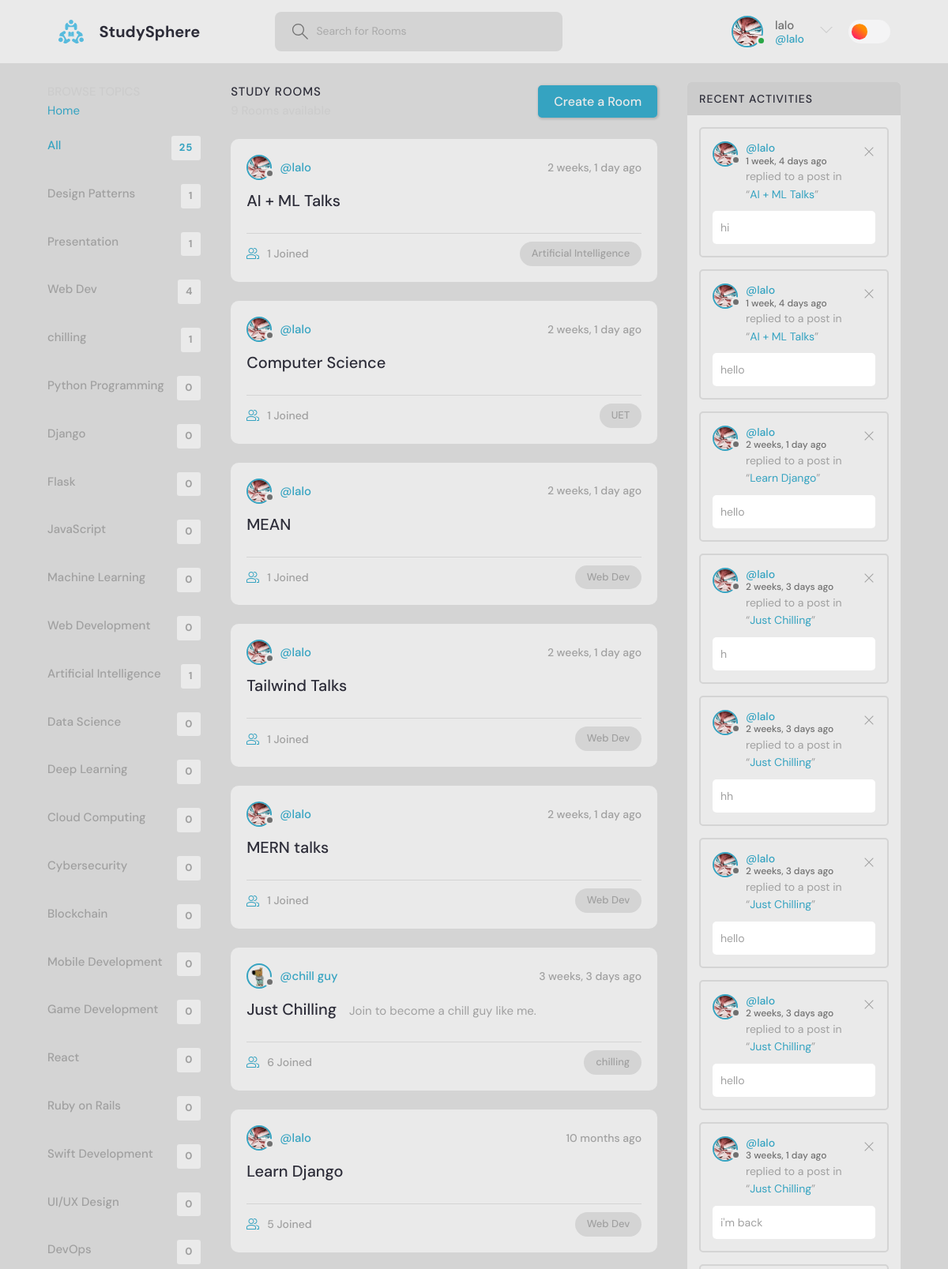
/ (signed in, upper part), run on the app's committed database.
### base/models.py (models this page shows, shortened)
class User(AbstractUser):
    username = models.CharField(max_length=100, unique=True)
    email = models.EmailField(max_length=200, unique=True)
    headline = models.CharField(max_length=200, null = True, blank = True)
    date_joined = models.DateTimeField(auto_now_add=True,null = True)
    last_login = models.DateTimeField(auto_now=True,null = True)
    Pfp = models.ImageField(default= 'images/avatar.svg',null=True)  # using pip install Pillow to install the pillow library to use the ImageField
    USERNAME_FIELD = 'email' # specifying the email as the username field helps us to login using the email instead of the username, which django use username by default for the authentication of the users(login and signup)
    REQUIRED_FIELDS = []

class Topic(models.Model):
    name = models.TextField(max_length=100)

class Room(models.Model):
    name = models.CharField(max_length=50)
    description = models.TextField(null = True, blank = True)   #  setting to null means that it will be blank in the database if not filled out at runtime otherwise the data basebase will consider it as missing data   # blank means that it is not required to be filled out at runtime
    participants = models.ManyToManyField(User, related_name = 'participants', blank = True)  # this is the many to many field that we will be using to connect the room with the user, related_name is used to access the participants of the room from the user model, blank means that it is not required to be filled out at runtime
    host = models.ForeignKey(User, on_delete =  models.SET_NULL, null = True)   # when the host is deleted then all its rooms are delete as well
    topic = models.ForeignKey(Topic, on_delete =  models.SET_NULL, null = True)   # when the topic is deleted then all the rooms of that topic will be deleted as well
    updated = models.DateTimeField(auto_now=True)  # auto_now will update the time whenever the room is updated
    created = models.DateTimeField(auto_now_add=True)  # auto_now_add will update the time only when the room is created for the first time
    def __str__(self):
        return self.name
    class Meta:
        ordering = ['-updated','-created']   # here we are ordering the rooms according to the most recent updated and created room in the list..     The ( - ) sign means to update according to most recent....

class Message(models.Model):
    user = models.ForeignKey(User, on_delete =  models.CASCADE)   # when the user is deleted then all its messages are delete as well
    body = models.CharField(max_length=1000)  # the body of the message
    room = models.ForeignKey(Room, on_delete =  models.CASCADE)
    updated = models.DateTimeField(auto_now=True)
    created = models.DateTimeField(auto_now_add=True)
    class Meta:                       # using this we can order the messages according to the most recent message
        ordering = ['-updated','-created'] #So we do not have to write ordering syntax again and again in the views.py file for everytime we get the messages of the room

### base/views.py (the view, shortened to what this page needs)
# urls.py: path('', views.homepage,name = 'home'),
def homepage(request):
    participants = User.objects.filter(id__in=Room.objects.values_list('participants', flat=True).distinct())
    if request.user.is_authenticated:
        q = request.GET.get('q') if request.GET.get('q') else ''
        rooms = Room.objects.filter(
            Q(topic__name__icontains=q) |
            Q(name__icontains=q) |
            Q(description__icontains=q)
        )
        topics = Topic.objects.all()
        UserMessages = Message.objects.filter(Q(room__topic__name__icontains=q))
        room_count = rooms.count()
        context = {
            'rooms': rooms,
            'topics': topics,
            'UserMessages': UserMessages,
            'room_count': room_count,
            'participants': participants,
        }
        return render(request, 'base/home.html', context)

### base/templates/base/home.html (shortened to what this page needs)
{% extends "main.html" %}
{% block content %}
<main class="layout layout--3">
  <div class="container">
    {% include 'base/topicsComponents.html' %}
    <div class="roomList">
      <div class="roomList__header">
        <div>
          <h2>Study Rooms</h2>
          <p>{{ room_count }} Rooms available</p>
        </div>
        <button class="btn btn--main create-room-btn" id="create-room-btn">
          <span class="btn-text">Create a Room</span>
        </button>
      </div>
      {% include 'base/feedComponent.html' %}
    </div>
    {% include 'base/activityComponent.html' %}
  </div>
</main>
{% endblock %}

### Templates/navBar.html (shortened to what this page needs)
{% load static %}
<header class="header header--loggedIn">
    <div class="container">
        <a href="{% url 'home' %}" class="header__logo">
            <img src="{% static 'images/logo.svg' %}" />
            <h1>StudySphere</h1>
        </a>
        <form class="header__search" method="GET" action="{% url 'home' %}">
            <label>
                <input name="q" placeholder="Search for Rooms" />
            </label>
        </form>
        <nav class="header__menu">
            {% if request.user.is_authenticated %}
            <div class="header__user">
                <a href="{% url 'UserProfile' request.user.id%}">
                    <div class="avatar avatar--medium active">
                        <img src="{{request.user.Pfp.url}}" />
                    </div>
                    <p>{{request.user.username}} <span>@{{request.user.username}}</span></p>
                </a>
                <button class="dropdown-button">
                    <svg version="1.1" xmlns="http://www.w3.org/2000/svg" width="32" height="32" viewBox="0 0 32 32">
                        <title>chevron-down</title>
                        <path d="M16 21l-13-13h-3l16 16 16-16h-3l-13 13z"></path>
                    </svg>
                </button>
            </div>
            {% else %}
            <a href="{% url 'UserLogin' %}">
                <img src="{% static 'images/avatar.svg' %}" />
                <p>Login</p>
            </a>
            {% endif %}
            <div class = "ThemeToggler">
                {% include 'theme.html'%}
            </div>
        </nav>
    </div>
</header>

### base/templates/base/topicsComponents.html (shortened to what this page needs)
<div class="topics">
    <div class="topics__header">
        <h2>Browse Topics</h2>
        <span>
          <div class="Home-Button" style="display: inline; color : '#756075'; background-color:'white'">
             <a href="{% url 'home' %}">  Home</a>
          </div>
        </span>
    </div>
    <ul class="topics__list">
        <li>
            <a href="{% url 'home' %}" class="active">All <span>{{topics.count}}</span></a>
        </li>
        {% for topic in topics %}
        <li>
            <a href="{% url 'home' %}?q={{topic.name}}">{{topic.name}}<span>{{topic.room_set.all.count}}</span></a>
        </li>
        {% endfor %}
    </ul>
</div>

### base/templates/base/feedComponent.html (shortened to what this page needs)
{% for room in rooms %}
<div class="roomListRoom">
   <div class="roomListRoom__header">
       <a href="{% url 'UserProfile' room.host.id %}" class="roomListRoom__author">
           <div class="avatar avatar--small">
               <img src="{{room.host.Pfp.url}}" />
           </div>
           <span>@{{room.host.username}}</span>
       </a>
       <div class="roomListRoom__actions">
           <span>{{room.created|timesince}} ago</span>
       </div>
   </div>
   <div class="roomListRoom__content">
      <a href="{% url 'room' room.id %}">{{room.name}}</a>
      <span>&nbsp; &nbsp;{{room.description}}</span>
  </div>
  <div class="roomListRoom__meta">
   <a href="{% url 'room' room.id %}" class="roomListRoom__joined">
       {{room.participants.all.count}} Joined  {% comment %} getting the count of the participants in the room as it is a many to many field {% endcomment %}
   </a>
   <p class="roomListRoom__topic">{{room.topic.name}}</p>   {% comment %} getting the topic of the roooom {% endcomment %}
</div>
</div>
{% endfor %}

### base/templates/base/activityComponent.html (shortened to what this page needs)
<div class="activities">
  <div class="activities__header">
      <h2>Recent Activities</h2>
  </div>
    {% for message in UserMessages %}
    <div class="activities__box">
        <div class="activities__boxHeader roomListRoom__header">
            <a href="{% url 'UserProfile' message.user.id %}" class="roomListRoom__author">
                <div class="avatar avatar--small">
                    <img src="{{message.user.Pfp.url}}" />
                </div>
                <p>
                    @{{message.user.username}}
                    <span>{{message.created|timesince}} ago</span>
                </p>
            </a>
            {% if request.user == message.user %}
               <div class="roomListRoom__actions">
                   <a href="{% url 'delete-message'  message.id %}">
                       <svg version="1.1" xmlns="http:// www.  w3.org/2000/svg" width="32"    height="32" viewBox="0 0 32 32">
                           <title>remove</title>
                           <path
                            d="M27.314 6.019l-1.333-1.333-9.98 9.981-9.981-9.981-1.333 1.333 9.981 9.981-9.981 9.98 1.333 1.333 9.981-9.98 9.98 9.98 1.333-1.333-9.98-9.98 9.98-9.981z">
                           </path>
                       </svg>
                   </a>
               </div>
            {% endif %}
        </div>
        <div class="activities__boxContent">
            <p>replied to a post in
                <br>
                <span>“<a href="{% url 'room' message.room.id %}">{{message.room}}</a>”</span>
            </p>
            <div class="activities__boxRoomContent">{{message.body}}</div>
        </div>
    </div>
    {% endfor %}
</div>

### base/templates/base/home.html (style rules this page uses)
.create-room-btn { display: flex; align-items: center; justify-content: center; position: relative; padding: 10px 20px; font-size: 16px; cursor: pointer; transition: background 0.3s ease; }
.create-room-btn .btn-text { transition: opacity 0.3s ease; }

### data on the page
User: user.Pfp (picture), user.username "lalo"
Topic: name "Design Patterns", room_set.all.count "1"
Topic: name "Presentation", room_set.all.count "1"
Topic: name "Web Dev", room_set.all.count "4"
Topic: name "chilling", room_set.all.count "1"
Topic: name "Python Programming", room_set.all.count "0"
Topic: name "Django", room_set.all.count "0"
Topic: name "Flask", room_set.all.count "0"
Topic: name "JavaScript", room_set.all.count "0"
Topic: name "Machine Learning", room_set.all.count "0"
Topic: name "Web Development", room_set.all.count "0"
Topic: name "Artificial Intelligence", room_set.all.count "1"
Topic: name "Data Science", room_set.all.count "0"
Topic: name "Deep Learning", room_set.all.count "0"
Topic: name "Cloud Computing", room_set.all.count "0"
Topic: name "Cybersecurity", room_set.all.count "0"
Topic: name "Blockchain", room_set.all.count "0"
Topic: name "Mobile Development", room_set.all.count "0"
Topic: name "Game Development", room_set.all.count "0"
Topic: name "React", room_set.all.count "0"
Topic: name "Ruby on Rails", room_set.all.count "0"
Topic: name "Swift Development", room_set.all.count "0"
Topic: name "UI/UX Design", room_set.all.count "0"
Topic: name "DevOps", room_set.all.count "0"
Room: host.Pfp (picture), host.username "lalo", created "2 weeks, 1 day", name "AI + ML Talks", participants.all.count "1", topic.name "Artificial Intelligence"
Room: host.Pfp (picture), host.username "lalo", created "2 weeks, 1 day", name "Computer Science", participants.all.count "1", topic.name "UET"
Room: host.Pfp (picture), host.username "lalo", created "2 weeks, 1 day", name "MEAN", participants.all.count "1", topic.name "Web Dev"
Room: host.Pfp (picture), host.username "lalo", created "2 weeks, 1 day", name "Tailwind Talks", participants.all.count "1", topic.name "Web Dev"
Room: host.Pfp (picture), host.username "lalo", created "2 weeks, 1 day", name "MERN talks", participants.all.count "1", topic.name "Web Dev"
Room: host.Pfp (picture), host.username "chill guy", created "3 weeks, 3 days", name "Just Chilling", description "Join to become a chill guy like me.", participants.all.count "6", topic.name "chilling"
Room: host.Pfp (picture), host.username "lalo", created "10 months", name "Learn Django", participants.all.count "5", topic.name "Web Dev"
Message: user.Pfp (picture), user.username "lalo", created "1 week, 4 days", room "AI + ML Talks", body "hi"
Message: user.Pfp (picture), user.username "lalo", created "1 week, 4 days", room "AI + ML Talks", body "hello"
Message: user.Pfp (picture), user.username "lalo", created "2 weeks, 1 day", room "Learn Django", body "hello"
Message: user.Pfp (picture), user.username "lalo", created "2 weeks, 3 days", room "Just Chilling", body "h"
Message: user.Pfp (picture), user.username "lalo", created "2 weeks, 3 days", room "Just Chilling", body "hh"
Message: user.Pfp (picture), user.username "lalo", created "2 weeks, 3 days", room "Just Chilling", body "hello"
Message: user.Pfp (picture), user.username "lalo", created "2 weeks, 3 days", room "Just Chilling", body "hello"
Message: user.Pfp (picture), user.username "lalo", created "3 weeks, 1 day", room "Just Chilling", body "i'm back"

### other printed values
{{ topics.count }} "25"
